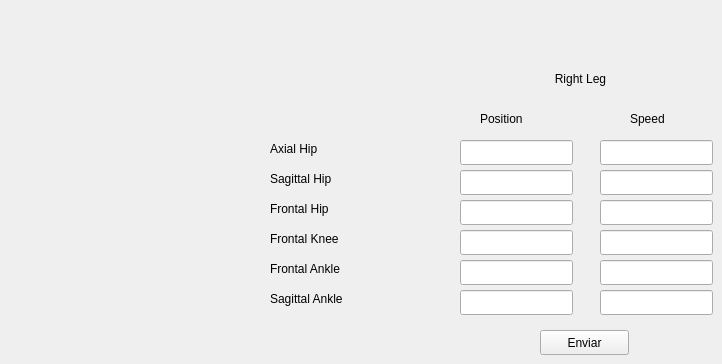
    <widget class="QWidget" name="tab_4">
     <attribute name="title">
      <string>Right Lef</string>
     </attribute>
     <widget class="QPushButton" name="sendPositionRightLeg_button">
      <property name="geometry">
       <rect>
        <x>540</x>
        <y>330</y>
        <width>89</width>
        <height>25</height>
       </rect>
      </property>
      <property name="text">
       <string>Enviar</string>
      </property>
     </widget>
     <widget class="QLabel" name="SagittalRightShoulder_label_5">
      <property name="geometry">
       <rect>
        <x>270</x>
        <y>170</y>
        <width>181</width>
        <height>17</height>
       </rect>
      </property>
      <property name="text">
       <string>Sagittal Hip</string>
      </property>
      <property name="alignment">
       <set>Qt::AlignLeading|Qt::AlignLeft|Qt::AlignVCenter</set>
      </property>
     </widget>
     <widget class="QLineEdit" name="FrontalHipRightLegPosition_textBox">
      <property name="geometry">
       <rect>
        <x>460</x>
        <y>200</y>
        <width>113</width>
        <height>25</height>
       </rect>
      </property>
     </widget>
     <widget class="QLineEdit" name="FrontalAnkleRightLegSpeed_textBox">
      <property name="geometry">
       <rect>
        <x>600</x>
        <y>260</y>
        <width>113</width>
        <height>25</height>
       </rect>
      </property>
     </widget>
     <widget class="QLineEdit" name="FrontalHipRightLegSpeed_textBox">
      <property name="geometry">
       <rect>
        <x>600</x>
        <y>200</y>
        <width>113</width>
        <height>25</height>
       </rect>
      </property>
     </widget>
     <widget class="QLineEdit" name="SagittalAnkleRightLegSpeed_textBox">
      <property name="geometry">
       <rect>
        <x>600</x>
        <y>290</y>
        <width>113</width>
        <height>25</height>
       </rect>
      </property>
     </widget>
     <widget class="QLineEdit" name="AxialHipRightLegSpeed_textBox">
      <property name="geometry">
       <rect>
        <x>600</x>
        <y>140</y>
        <width>113</width>
        <height>25</height>
       </rect>
      </property>
     </widget>
     <widget class="QLineEdit" name="FrontalKneeRightLegPosition_textBox">
      <property name="geometry">
       <rect>
        <x>460</x>
        <y>230</y>
        <width>113</width>
        <height>25</height>
       </rect>
      </property>
     </widget>
     <widget class="QLabel" name="label_14">
      <property name="geometry">
       <rect>
        <x>490</x>
        <y>70</y>
        <width>181</width>
        <height>17</height>
       </rect>
      </property>
      <property name="text">
       <string>Right Leg</string>
      </property>
      <property name="alignment">
       <set>Qt::AlignCenter</set>
      </property>
     </widget>
     <widget class="QLineEdit" name="SagittalHipRightLegPosition_textBox">
      <property name="geometry">
       <rect>
        <x>460</x>
        <y>170</y>
        <width>113</width>
        <height>25</height>
       </rect>
      </property>
     </widget>
     <widget class="QLabel" name="label_15">
      <property name="geometry">
       <rect>
        <x>630</x>
        <y>110</y>
        <width>67</width>
        <height>17</height>
       </rect>
      </property>
      <property name="text">
       <string>Speed</string>
      </property>
     </widget>
     <widget class="QLabel" name="FrontalRightWrist_label_5">
      <property name="geometry">
       <rect>
        <x>270</x>
        <y>290</y>
        <width>181</width>
        <height>17</height>
       </rect>
      </property>
      <property name="text">
       <string>Sagittal Ankle</string>
      </property>
      <property name="alignment">
       <set>Qt::AlignLeading|Qt::AlignLeft|Qt::AlignVCenter</set>
      </property>
     </widget>
     <widget class="QLabel" name="label_16">
      <property name="geometry">
       <rect>
        <x>480</x>
        <y>110</y>
        <width>67</width>
        <height>17</height>
       </rect>
      </property>
      <property name="text">
       <string>Position</string>
      </property>
     </widget>
     <widget class="QLineEdit" name="SagittalAnkleRightLegPosition_textBox">
      <property name="geometry">
       <rect>
        <x>460</x>
        <y>290</y>
        <width>113</width>
        <height>25</height>
       </rect>
      </property>
     </widget>
     <widget class="QLineEdit" name="AxialHipRightLegPosition_textBox">
      <property name="geometry">
       <rect>
        <x>460</x>
        <y>140</y>
        <width>113</width>
        <height>25</height>
       </rect>
      </property>
     </widget>
     <widget class="QLabel" name="FrontalRightElbow_label_5">
      <property name="geometry">
       <rect>
        <x>270</x>
        <y>230</y>
        <width>181</width>
        <height>17</height>
       </rect>
      </property>
      <property name="text">
       <string>Frontal Knee</string>
      </property>
      <property name="alignment">
       <set>Qt::AlignLeading|Qt::AlignLeft|Qt::AlignVCenter</set>
      </property>
     </widget>
     <widget class="QLabel" name="AxialRightShoulder_label_5">
      <property name="geometry">
       <rect>
        <x>270</x>
        <y>200</y>
        <width>181</width>
        <height>17</height>
       </rect>
      </property>
      <property name="text">
       <string>Frontal Hip</string>
      </property>
      <property name="alignment">
       <set>Qt::AlignLeading|Qt::AlignLeft|Qt::AlignVCenter</set>
      </property>
     </widget>
     <widget class="QLineEdit" name="FrontalAnkleRightLegPosition_textBox">
      <property name="geometry">
       <rect>
        <x>460</x>
        <y>260</y>
        <width>113</width>
        <height>25</height>
       </rect>
      </property>
     </widget>
     <widget class="QLineEdit" name="FrontalKneeRightLegSpeed_textBox">
      <property name="geometry">
       <rect>
        <x>600</x>
        <y>230</y>
        <width>113</width>
        <height>25</height>
       </rect>
      </property>
     </widget>
     <widget class="QLineEdit" name="SagittalHipRightLegSpeed_textBox">
      <property name="geometry">
       <rect>
        <x>600</x>
        <y>170</y>
        <width>113</width>
        <height>25</height>
       </rect>
      </property>
     </widget>
     <widget class="QLabel" name="AxialRightWrist_label_5">
      <property name="geometry">
       <rect>
        <x>270</x>
        <y>260</y>
        <width>181</width>
        <height>17</height>
       </rect>
      </property>
      <property name="text">
       <string>Frontal Ankle</string>
      </property>
      <property name="alignment">
       <set>Qt::AlignLeading|Qt::AlignLeft|Qt::AlignVCenter</set>
      </property>
     </widget>
     <widget class="QLabel" name="FrontalRightShoulder_label_5">
      <property name="geometry">
       <rect>
        <x>270</x>
        <y>140</y>
        <width>181</width>
        <height>17</height>
       </rect>
      </property>
      <property name="text">
       <string>Axial Hip</string>
      </property>
      <property name="alignment">
       <set>Qt::AlignLeading|Qt::AlignLeft|Qt::AlignVCenter</set>
      </property>
     </widget>
    </widget>
